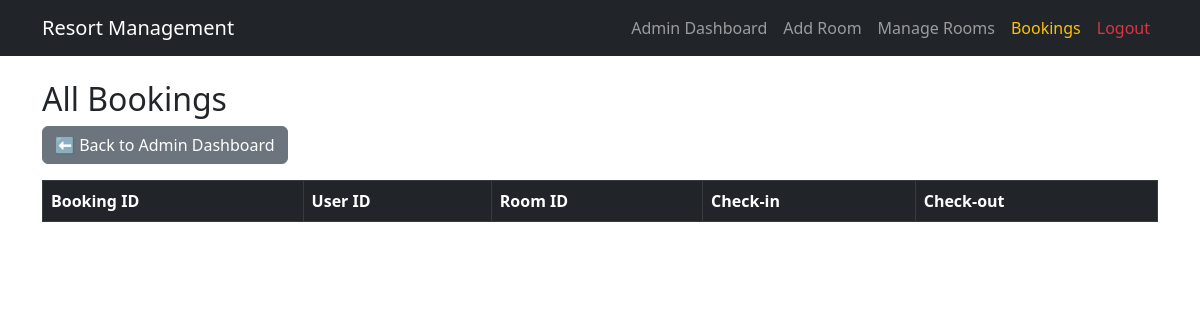
The app's page /admin/bookings (signed in), older data.
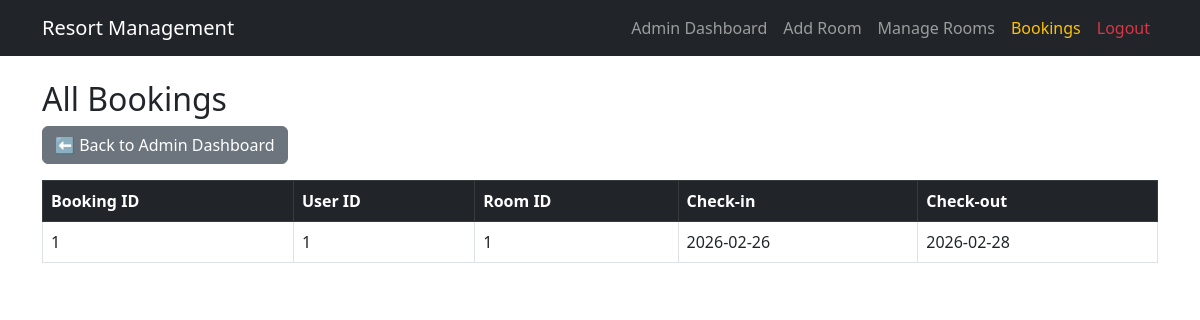
The same page, newer data.
### models.py (models this page shows)
class Booking(db.Model):
    id = db.Column(db.Integer, primary_key=True)
    user_id = db.Column(db.Integer)
    room_id = db.Column(db.Integer)
    check_in = db.Column(db.Date)
    check_out = db.Column(db.Date)
    booking_date = db.Column(db.DateTime, default=datetime.utcnow)

### app.py (the view)
@app.route('/admin/bookings')
def admin_bookings():
    if 'admin_id' not in session:
        return redirect('/admin/login')
    bookings = Booking.query.all()
    return render_template('admin_bookings.html', bookings=bookings)

### templates/admin_bookings.html (shortened to what this page needs)
{% extends 'base.html' %}
{% block content %}
<h2>All Bookings</h2>
<a href="/admin/dashboard" class="btn btn-secondary mb-3">
    ⬅ Back to Admin Dashboard
</a>
<table class="table table-bordered table-hover">
    <thead class="table-dark">
        <tr>
            <th>Booking ID</th>
            <th>User ID</th>
            <th>Room ID</th>
            <th>Check-in</th>
            <th>Check-out</th>
        </tr>
    </thead>
    {% for booking in bookings %}
    <tr>
        <td>{{ booking.id }}</td>
        <td>{{ booking.user_id }}</td>
        <td>{{ booking.room_id }}</td>
        <td>{{ booking.check_in }}</td>
        <td>{{ booking.check_out }}</td>
    </tr>
    {% endfor %}
</table>
{% endblock %}

Row changes from the older to the newer data that the page shows:
added Booking: id "1", user_id "1", room_id "1", check_in "2026-02-26", check_out "2026-02-28"
